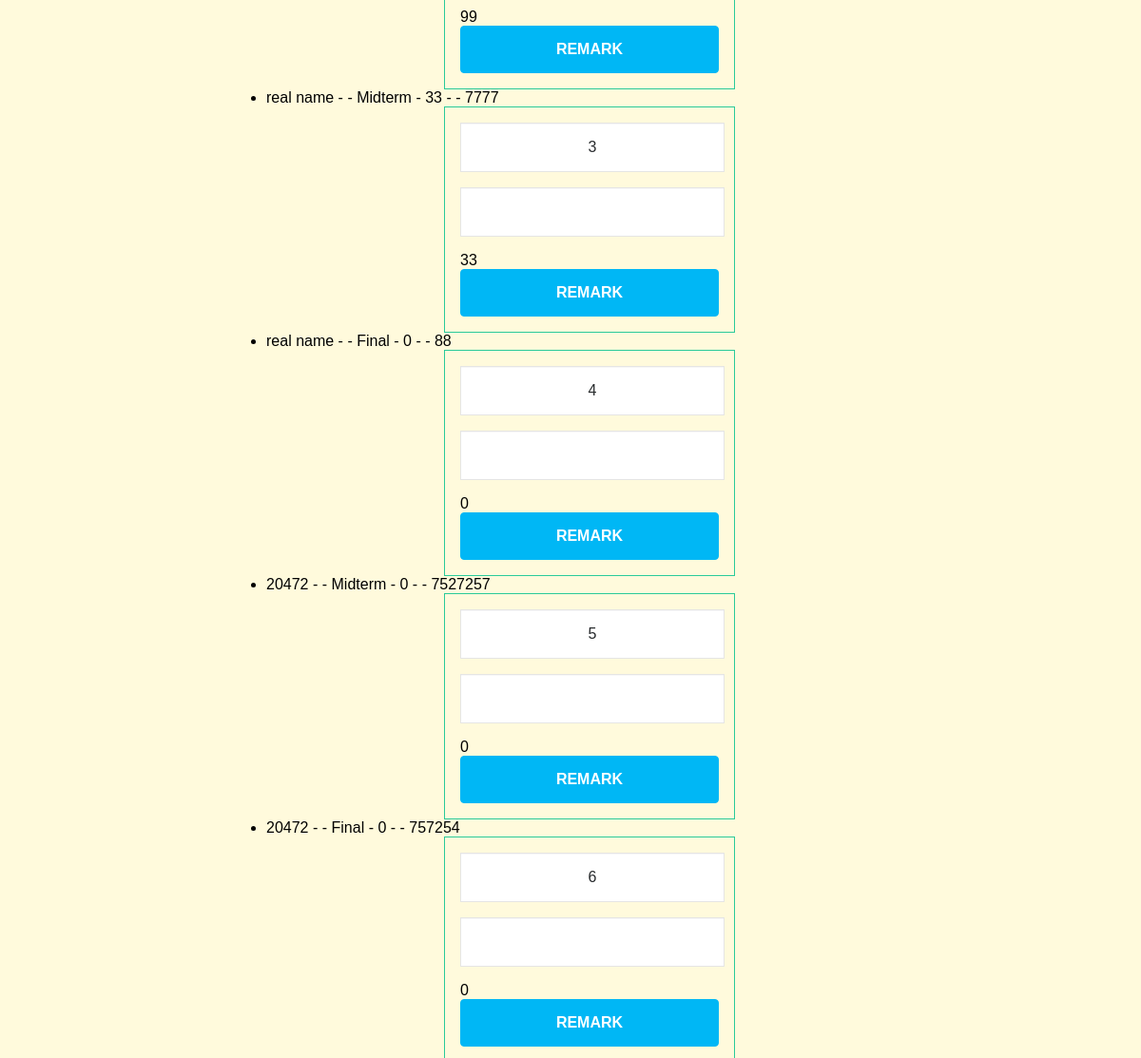
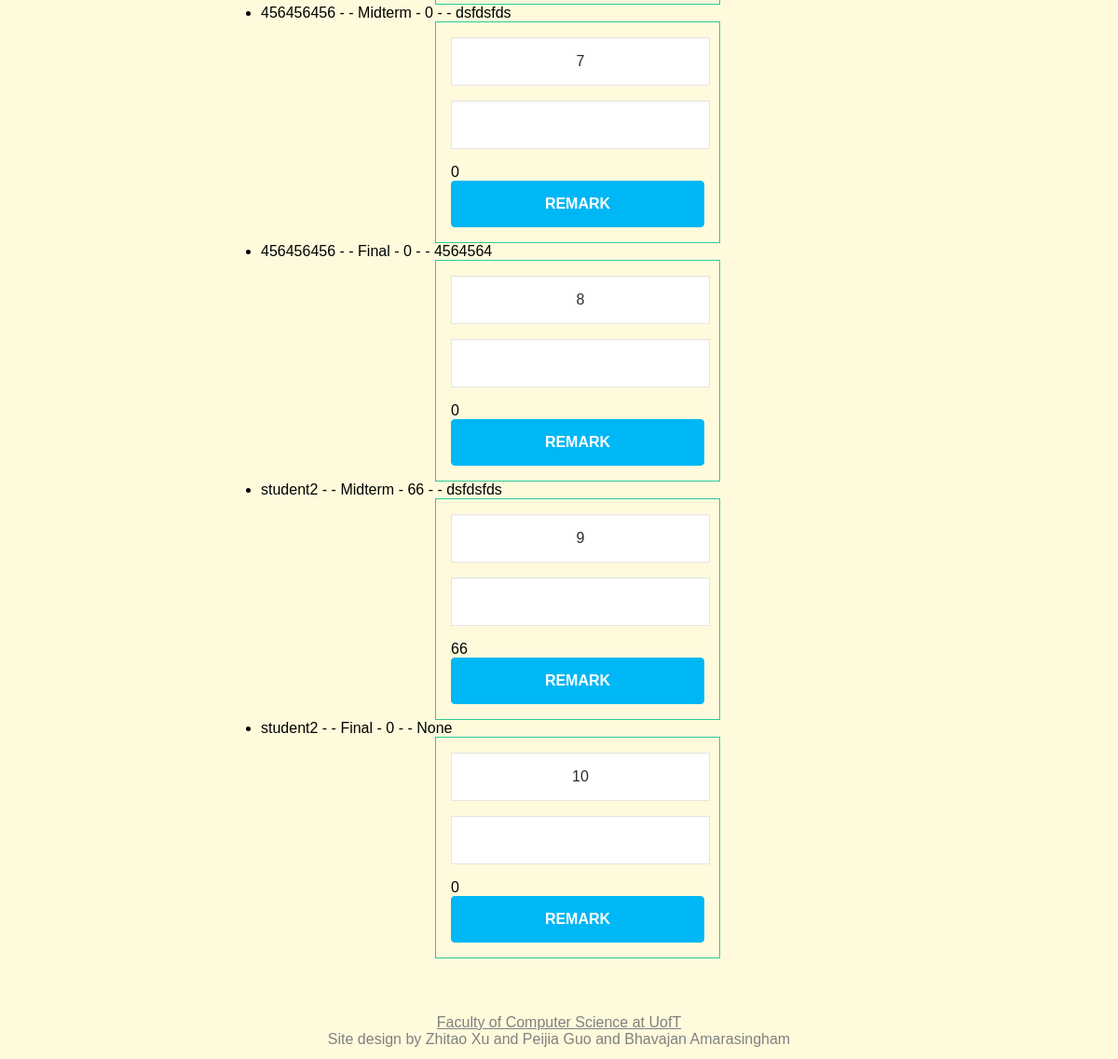
/teacherGrade (signed in, lower part), run on an earlier commit of the app's database (2 pictures, top to bottom).
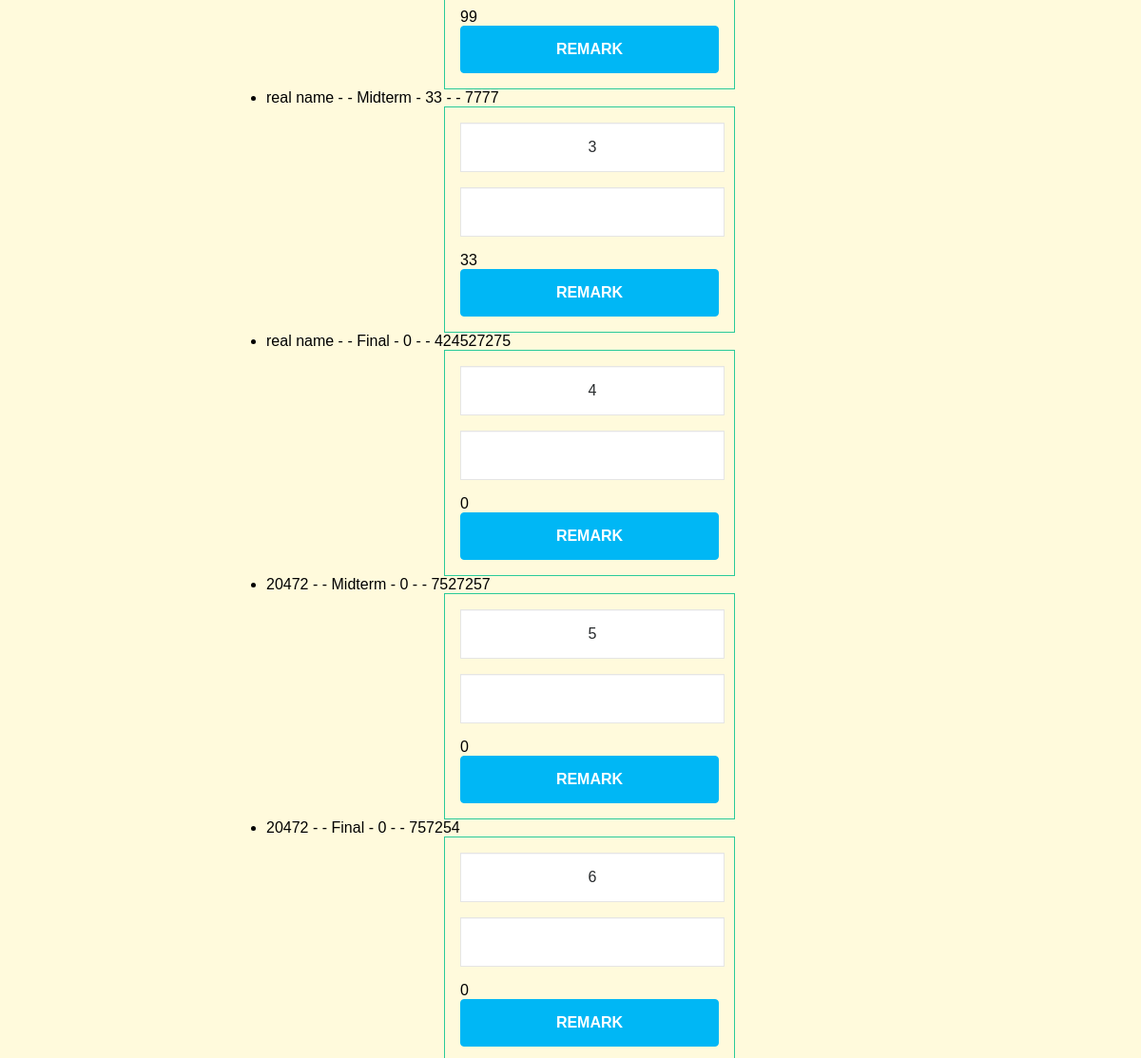
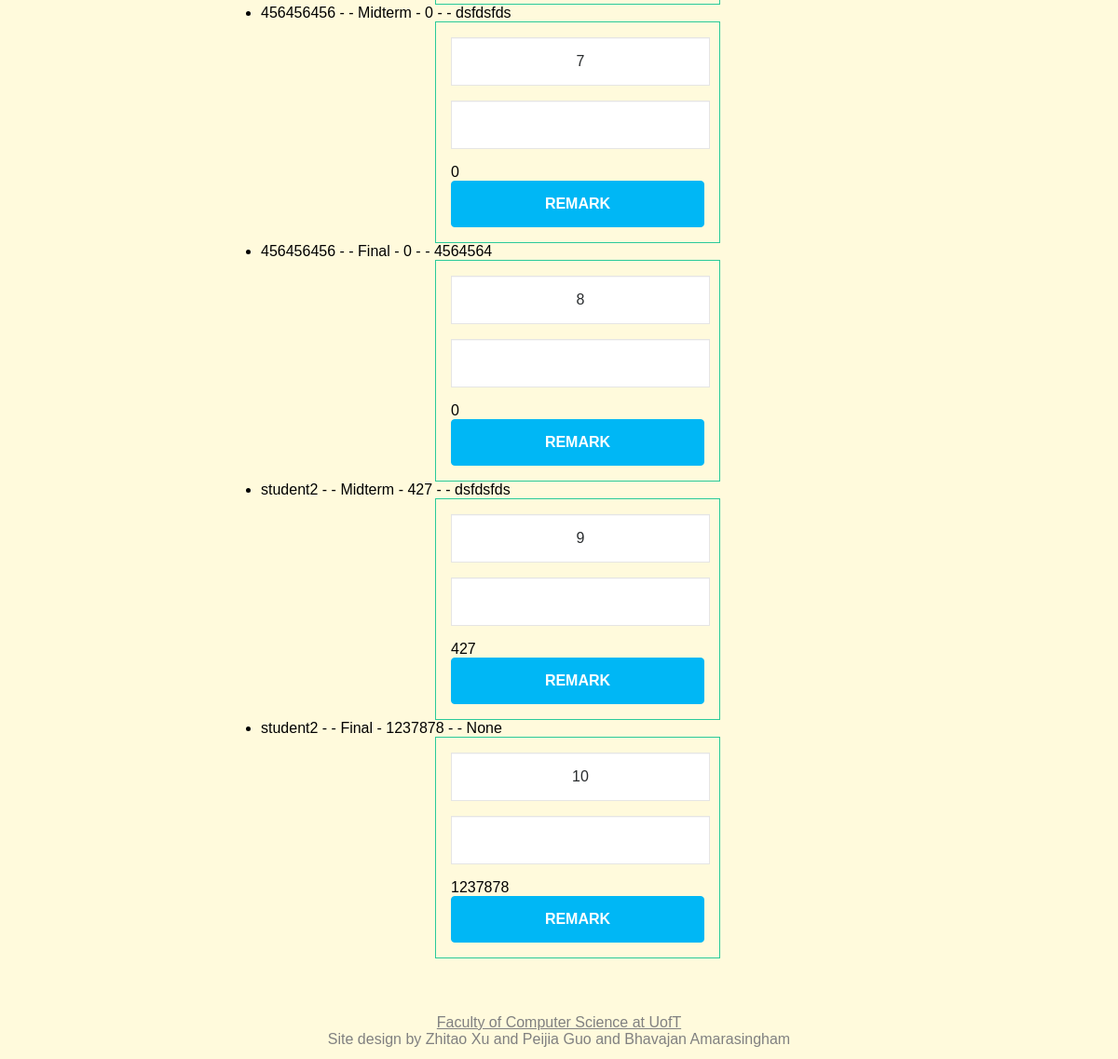
And on a later commit of the database (2 pictures, top to bottom).
### app.py (models this page shows, shortened)
class Evaluation(db.Model):
    __tablename__ = 'Evaluation'
    eid = db.Column(db.Integer, primary_key = True)
    stuMark = db.Column(db.Integer)
    remarkText = db.Column(db.String(200))
    student_username = db.Column(db.String(20), db.ForeignKey('Person.username'), nullable = False)
    typeName = db.Column(db.String(20), db.ForeignKey('Assignment.assignment_name'), nullable = False)
    total_mark = db.Column(db.Integer, db.ForeignKey('Assignment.total_mark'), nullable = False)
    stuName = db.Column(db.String(20), db.ForeignKey('Person.name'), nullable = False)

### app.py (the view)
@app.route("/teacherGrade", methods = ['GET', 'POST'])
def teacherGrade():
    get_student_marks = query_all_student_marks()
    print(get_student_marks)
    if request.method == 'GET':
        return render_template("teacherGrade.html", query_all_student_mark = get_student_marks)
    else:
        mark = request.form['stuMark']
        eid = request.form['eid']
        add_mark(mark, eid)
        return redirect(url_for('teacherGrade'))

### app.py (called while the page is built)
def query_all_student_marks():
    student_marks = db.session.query(Evaluation)
    return student_marks

### templates/teacherGrade.html (shortened to what this page needs)
{% extends "template.html" %}
{% block content %}
{% if not session.name %}
<p>Access Denied</p>
{% else %}
    {% if session.type == 1 %}
    <div class = "evaluations">
        <ul>
            {% for Evaluations in query_all_student_mark %}
            <li> {{ Evaluations.stuName }} - {{ student_username }} - {{ Evaluations.typeName }} - {{ Evaluations.stuMark }} - {{ Evaluations.totalMark }} - {{ Evaluations.remarkText }}</li>
            <form action="http://127.0.0.1:5000/teacherGrade" method = "post">
                <input id = "eid" name="eid"  value = {{ Evaluations.eid }} readonly></input>
                <input id="stuMark" name="stuMark">{{ Evaluations.stuMark }}</input>
                <button type="Remark">Remark</button>
        </form>
            {% endfor %}
        </ul>
    </div>
    {% else %}
    <p>Access Denied</p>
    {% endif %}
{% endif %}
{% endblock %}

What changed in the data, as far as the page shows it:
changed Evaluation id 4: remarkText "88" → "424527275"
changed Evaluation id 9: stuMark "66" → "427"
changed Evaluation "None": stuMark "0" → "1237878"
